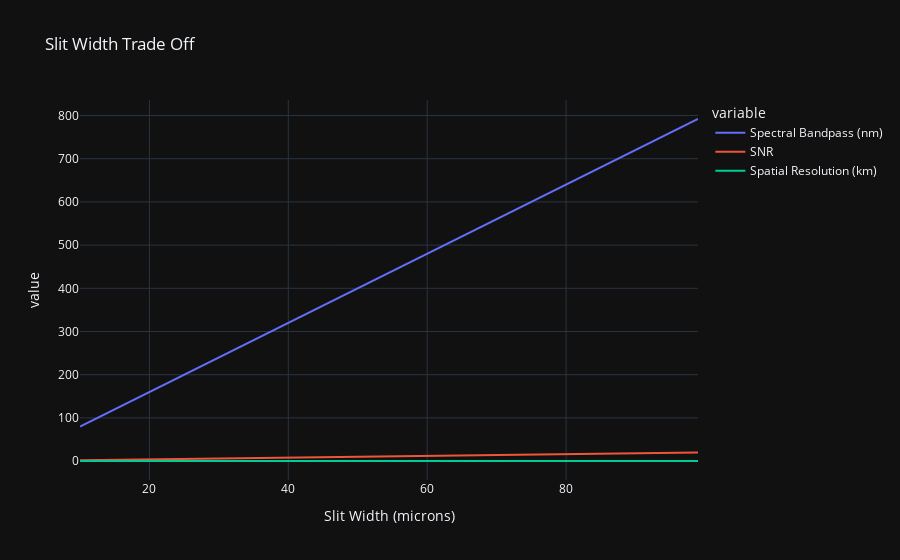

Write notebook code for a chart like this one.
### Markdown cell above
## Plots

### Code cell
print(spatial_resolution)
widths_label = "Slit Width (microns)"
bandpass_label = "Spectral Bandpass (nm)"
snr_label = "SNR"
spatial_resolution_label = "Spatial Resolution (km)"
data = {
    widths_label: widths[:],
    bandpass_label: bandpass[:],
    snr_label: snr[:],
    spatial_resolution_label: spatial_resolution[:],
}

df = pd.DataFrame.from_dict(data=data)
fig = plot.line(
    df=df,
    x=widths_label,
    y=[bandpass_label, snr_label, spatial_resolution_label],
    title="Slit Width Trade Off",
    dark=True,
)
fig.show()
display(df)

### Figure 1 — Plotly figure (JSON) as saved in the notebook; plotly's stock layout.template omitted (floating-point values rounded to 4 significant figures)
{"data": [{"hovertemplate": "variable=Spectral Bandpass (nm)<br>Slit Width (microns)=%{x}<br>value=%{y}<extra></extra>", "legendgroup": "Spectral Bandpass (nm)", "line": {"color": "#636efa", "dash": "solid"}, "marker": {"symbol": "circle"}, "mode": "lines", "name": "Spectral Bandpass (nm)", "orientation": "v", "showlegend": true, "type": "scatter", "x": [10, 11, 12, 13, 14, 15, 16, 17, 18, 19, 20, 21, 22, 23, 24, 25, 26, 27, 28, 29, 30, 31, 32, 33, 34, 35, 36, 37, 38, 39, 40, 41, 42, 43, 44, 45, 46, 47, 48, 49, 50, 51, 52, 53, 54, 55, 56, 57, 58, 59, 60, 61, 62, 63, 64, 65, 66, 67, 68, 69, 70, 71, 72, 73, 74, 75, 76, 77, 78, 79, 80, 81, 82, 83, 84, 85, 86, 87, 88, 89, 90, 91, 92, 93, 94, 95, 96, 97, 98, 99], "xaxis": "x", "y": [80, 88, 96, 104, 112, 120, 128, 136, 144, 152, 160, 168, 176, 184, 192, 200, 208, 216, 224, 232, 240, 248, 256, 264, 272, 280, 288, 296, 304, 312, 320, 328, 336, 344, 352, 360, 368, 376, 384, 392, 400, 408, 416, 424, 432, 440, 448, 456, 464, 472, 480, 488, 496, 504, 512, 520, 528, 536, 544, 552, 560, 568, 576, 584, 592, 600, 608, 616, 624, 632, 640, 648, 656, 664, 672, 680, 688, 696, 704, 712, 720, 728, 736, 744, 752, 760, 768, 776, 784, 792], "yaxis": "y"}, {"hovertemplate": "variable=SNR<br>Slit Width (microns)=%{x}<br>value=%{y}<extra></extra>", "legendgroup": "SNR", "line": {"color": "#EF553B", "dash": "solid"}, "marker": {"symbol": "circle"}, "mode": "lines", "name": "SNR", "orientation": "v", "showlegend": true, "type": "scatter", "x": [10, 11, 12, 13, 14, 15, 16, 17, 18, 19, 20, 21, 22, 23, 24, 25, 26, 27, 28, 29, 30, 31, 32, 33, 34, 35, 36, 37, 38, 39, 40, 41, 42, 43, 44, 45, 46, 47, 48, 49, 50, 51, 52, 53, 54, 55, 56, 57, 58, 59, 60, 61, 62, 63, 64, 65, 66, 67, 68, 69, 70, 71, 72, 73, 74, 75, 76, 77, 78, 79, 80, 81, 82, 83, 84, 85, 86, 87, 88, 89, 90, 91, 92, 93, 94, 95, 96, 97, 98, 99], "xaxis": "x", "y": [2.012, 2.213, 2.414, 2.616, 2.817, 3.018, 3.219, 3.42, 3.621, 3.823, 4.024, 4.225, 4.426, 4.627, 4.828, 5.03, 5.231, 5.432, 5.633, 5.834, 6.035, 6.237, 6.438, 6.639, 6.84, 7.041, 7.242, 7.443, 7.645, 7.846, 8.047, 8.248, 8.449, 8.65, 8.851, 9.053, 9.254, 9.455, 9.656, 9.857, 10.06, 10.26, 10.46, 10.66, 10.86, 11.06, 11.26, 11.47, 11.67, 11.87, 12.07, 12.27, 12.47, 12.67, 12.87, 13.07, 13.28, 13.48, 13.68, 13.88, 14.08, 14.28, 14.48, 14.68, 14.88, 15.09, 15.29, 15.49, 15.69, 15.89, 16.09, 16.29, 16.49, 16.69, 16.9, 17.1, 17.3, 17.5, 17.7, 17.9, 18.1, 18.3, 18.5, 18.7, 18.91, 19.11, 19.31, 19.51, 19.71, 19.91], "yaxis": "y"}, {"hovertemplate": "variable=Spatial Resolution (km)<br>Slit Width (microns)=%{x}<br>value=%{y}<extra></extra>", "legendgroup": "Spatial Resolution (km)", "line": {"color": "#00cc96", "dash": "solid"}, "marker": {"symbol": "circle"}, "mode": "lines", "name": "Spatial Resolution (km)", "orientation": "v", "showlegend": true, "type": "scatter", "x": [10, 11, 12, 13, 14, 15, 16, 17, 18, 19, 20, 21, 22, 23, 24, 25, 26, 27, 28, 29, 30, 31, 32, 33, 34, 35, 36, 37, 38, 39, 40, 41, 42, 43, 44, 45, 46, 47, 48, 49, 50, 51, 52, 53, 54, 55, 56, 57, 58, 59, 60, 61, 62, 63, 64, 65, 66, 67, 68, 69, 70, 71, 72, 73, 74, 75, 76, 77, 78, 79, 80, 81, 82, 83, 84, 85, 86, 87, 88, 89, 90, 91, 92, 93, 94, 95, 96, 97, 98, 99], "xaxis": "x", "y": [0.1515, 0.1515, 0.1515, 0.1515, 0.1515, 0.1515, 0.1515, 0.1515, 0.1515, 0.1515, 0.1515, 0.1515, 0.1515, 0.1515, 0.1515, 0.1515, 0.1515, 0.1515, 0.1515, 0.1515, 0.1515, 0.1515, 0.1515, 0.1515, 0.1515, 0.1515, 0.1515, 0.1515, 0.1515, 0.1515, 0.1515, 0.1515, 0.1515, 0.1515, 0.1515, 0.1515, 0.1515, 0.1515, 0.1515, 0.1515, 0.1515, 0.1515, 0.1515, 0.1515, 0.1515, 0.1515, 0.1515, 0.1515, 0.1515, 0.1515, 0.1515, 0.1515, 0.1515, 0.1515, 0.1515, 0.1515, 0.1515, 0.1515, 0.1515, 0.1515, 0.1515, 0.1515, 0.1515, 0.1515, 0.1515, 0.1515, 0.1515, 0.1515, 0.1515, 0.1515, 0.1515, 0.1515, 0.1515, 0.1515, 0.1515, 0.1515, 0.1515, 0.1515, 0.1515, 0.1515, 0.1515, 0.1515, 0.1515, 0.1515, 0.1515, 0.1515, 0.1515, 0.1515, 0.1515, 0.1515], "yaxis": "y"}], "layout": {"legend": {"title": {"text": "variable"}, "tracegroupgap": 0}, "title": {"text": "Slit Width Trade Off"}, "xaxis": {"anchor": "y", "domain": [0, 1], "title": {"text": "Slit Width (microns)"}}, "yaxis": {"anchor": "x", "domain": [0, 1], "title": {"text": "value"}}}}
